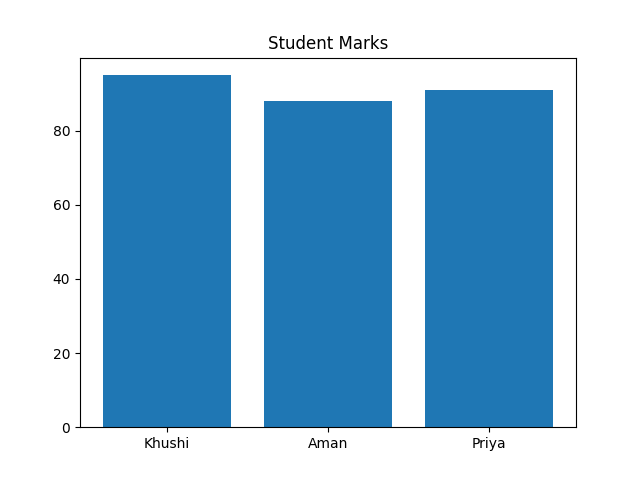

This figure's Python source:
import matplotlib.pyplot as plt

students = ["Khushi", "Aman", "Priya"]
marks = [95, 88, 91]

plt.bar(students, marks)

plt.title("Student Marks")

plt.savefig("marks_chart.png")

plt.show()
